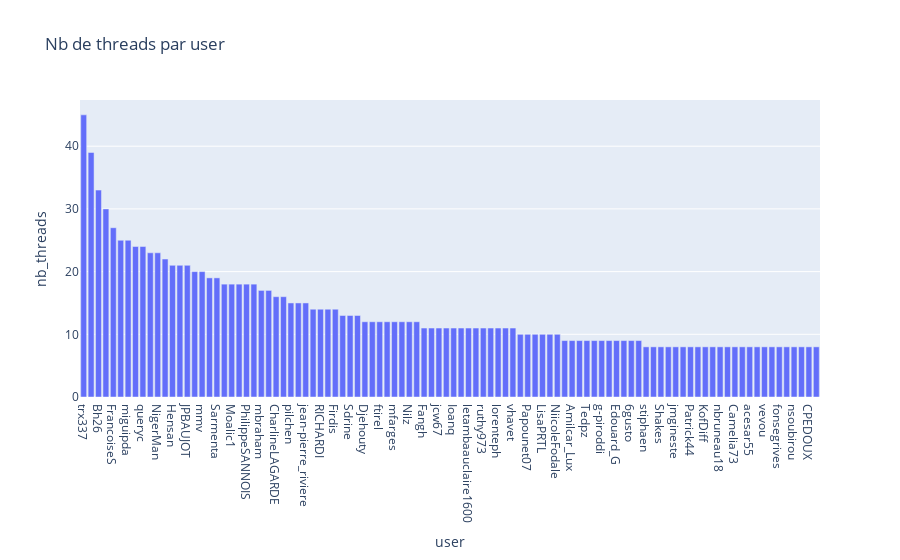

Notebook code for this chart:
### Code cell
# nb_threads par user
fig = px.bar(data_by_user.sort_values(by='nb_threads', ascending = False)[:100], 
             x="user", 
             y="nb_threads", 
             title="Nb de threads par user")
fig.show()

### Figure 1 — Plotly figure (JSON) as saved in the notebook; plotly's stock layout.template omitted (floating-point values rounded to 4 significant figures)
{"data": [{"alignmentgroup": "True", "hovertemplate": "user=%{x}<br>nb_threads=%{y}<extra></extra>", "legendgroup": "", "marker": {"color": "#636efa", "pattern": {"shape": ""}}, "name": "", "offsetgroup": "", "orientation": "v", "showlegend": false, "textposition": "auto", "type": "bar", "x": ["trx337", "rivokl", "Bh26", "Daniel1955", "FrancoiseS", "Numerobis44", "miguipda", "maeles", "queryc", "tendre_aixois", "NigerMan", "josemarrel", "Hensan", "Jet01", "JPBAUJOT", "gerard04", "mmv", "Bienve", "Sarmenta", "cuissongarcia", "Moalic1", "karinedel", "PhilippeSANNOIS", "ttouaty007", "mbraham", "PapyNini", "CharlineLAGARDE", "FrancoisDouch", "pilchen", "jcgloum", "jean-pierre_riviere", "Dranem", "RICHARDI", "filochard", "Firdis", "bRobertVnt", "Sdrine", "bgaultier", "Djehouty", "Aesop", "ftirel", "katiat", "mfarges", "Michelpl", "Nilz", "Samuel_P", "Fangh", "KARINNEMLMARTIN09", "jcw67", "gseine", "Ioanq", "coraliediatkine", "letambaauclaire1600", "chris64", "ruthy973", "Mickael22", "lorenteph", "ST5", "vhavet", "ELHUERRE", "Papounet07", "baptistelesueur", "LisaPRTL", "MacMich", "NiicoleFodale", "CatPiper", "Amilcar_Lux", "swingzazou", "Tedpz", "Bembe", "g-piroddi", "psolatges", "Edouard_G", "damakanya", "6gusto", "bachaouki25", "stiphaen", "jrelland", "Shakes", "Pierreafeu1305", "jmgineste", "jfaset", "Patrick44", "Feralco", "KofDiff", "BAAZIZI", "nbruneau18", "Ghislain-", "Camelia73", "glecorsier", "acesar55", "cmgo2k", "vevou", "HeyChris", "fonsegrives", "SoifToFun", "nsoubirou", "Buggy", "CPEDOUX", "DlpMaire"], "xaxis": "x", "y": [45, 39, 33, 30, 27, 25, 25, 24, 24, 23, 23, 22, 21, 21, 21, 20, 20, 19, 19, 18, 18, 18, 18, 18, 17, 17, 16, 16, 15, 15, 15, 14, 14, 14, 14, 13, 13, 13, 12, 12, 12, 12, 12, 12, 12, 12, 11, 11, 11, 11, 11, 11, 11, 11, 11, 11, 11, 11, 11, 10, 10, 10, 10, 10, 10, 9, 9, 9, 9, 9, 9, 9, 9, 9, 9, 9, 8, 8, 8, 8, 8, 8, 8, 8, 8, 8, 8, 8, 8, 8, 8, 8, 8, 8, 8, 8, 8, 8, 8, 8], "yaxis": "y"}], "layout": {"barmode": "relative", "legend": {"tracegroupgap": 0}, "title": {"text": "Nb de threads par user"}, "xaxis": {"anchor": "y", "domain": [0, 1], "title": {"text": "user"}}, "yaxis": {"anchor": "x", "domain": [0, 1], "title": {"text": "nb_threads"}}}}
